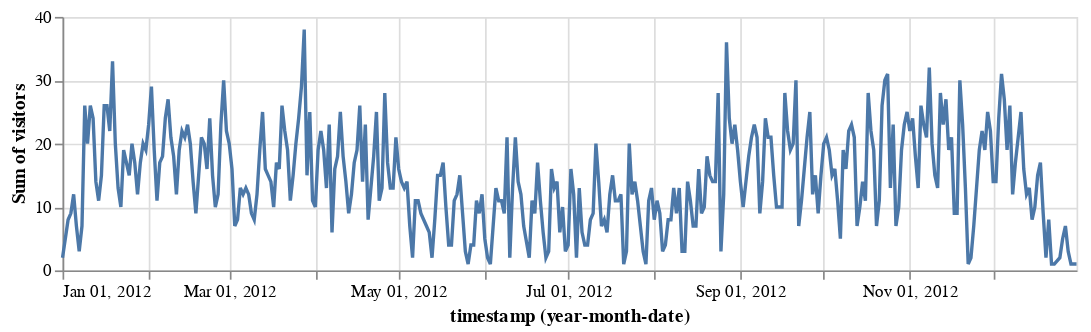

This figure's notebook cell:
### Markdown cell above
## Just Durham data using transform_filter()

- **You can see the school holidays more clearly in the Durham pageviews** as subtle drops in the number of visitors.
- **Just like in Tableau, you're defining what gets *through* the filter**
- *Note: **datum is just a way to reference the data elements in each row** instead of a whole column*
- *Note also, that if we have lots of data, these types of filtering operations are faster in Pandas than in Altair, so you can pre-filter your data before feeding it to Altair. VegaFusion makes this time difference less noticeable, but Pandas is still faster in my trials.*

### Code cell
alt.Chart(pageviews).mark_line().encode(
    x = 'yearmonthdate(timestamp):T',
    y = 'sum(visitors):Q',
    tooltip = 'yearmonthdate(timestamp):T'
).transform_filter(
    datum.city == 'Durham'
).properties(
    width=600,
    height=150
)

### Figure 1 — Vega specification as saved in the notebook (floating-point values rounded to 4 significant figures; data arrays with more than 128 entries replaced by an {"elided": "..."} marker saying what was removed)
{"$schema": "https://vega.github.io/schema/vega/v5.json", "data": [{"name": "source_0", "values": {"elided": "364 records"}, "transform": [{"type": "formula", "expr": "toDate(datum['yearmonthdate_timestamp'])", "as": "yearmonthdate_timestamp"}]}, {"name": "source_0_y_domain_sum_visitors", "values": [{"min": 1, "max": 38}]}], "marks": [{"type": "line", "name": "marks", "from": {"data": "source_0"}, "sort": {"field": "datum[\"yearmonthdate_timestamp\"]"}, "encode": {"update": {"stroke": {"value": "#4c78a8"}, "tooltip": {"signal": "timeFormat(datum[\"yearmonthdate_timestamp\"], timeUnitSpecifier([\"year\",\"month\",\"date\"], {\"year-month\":\"%b %Y \",\"year-month-date\":\"%b %d, %Y \"}))"}, "description": {"signal": "\"timestamp (year-month-date): \" + (timeFormat(datum[\"yearmonthdate_timestamp\"], timeUnitSpecifier([\"year\",\"month\",\"date\"], {\"year-month\":\"%b %Y \",\"year-month-date\":\"%b %d, %Y \"}))) + \"; Sum of visitors: \" + (format(datum[\"sum_visitors\"], \"\"))"}, "x": {"field": "yearmonthdate_timestamp", "scale": "x"}, "y": {"field": "sum_visitors", "scale": "y"}, "defined": {"signal": "isValid(datum[\"yearmonthdate_timestamp\"]) && isFinite(+datum[\"yearmonthdate_timestamp\"]) && isValid(datum[\"sum_visitors\"]) && isFinite(+datum[\"sum_visitors\"])"}}}, "style": ["line"]}], "scales": [{"name": "x", "type": "time", "domain": {"data": "source_0", "field": "yearmonthdate_timestamp"}, "range": [0, {"signal": "width"}]}, {"name": "y", "type": "linear", "domain": [{"signal": "(data(\"source_0_y_domain_sum_visitors\")[0] || {}).min"}, {"signal": "(data(\"source_0_y_domain_sum_visitors\")[0] || {}).max"}], "range": [{"signal": "height"}, 0], "nice": true, "zero": true}], "axes": [{"scale": "x", "orient": "bottom", "ticks": false, "gridScale": "y", "grid": true, "tickMinStep": {"signal": "datetime(2001, 0, 2, 0, 0, 0, 0) - datetime(2001, 0, 1, 0, 0, 0, 0)"}, "domain": false, "tickCount": {"signal": "ceil(width/40)"}, "aria": false, "maxExtent": 0, "minExtent": 0, "zindex": 0, "labels": false}, {"scale": "y", "gridScale": "x", "labels": false, "domain": false, "aria": false, "ticks": false, "grid": true, "maxExtent": 0, "minExtent": 0, "orient": "left", "tickCount": {"signal": "ceil(height/40)"}, "zindex": 0}, {"scale": "x", "grid": false, "labelFlush": true, "format": {"signal": "timeUnitSpecifier([\"year\",\"month\",\"date\"], {\"year-month\":\"%b %Y \",\"year-month-date\":\"%b %d, %Y \"})"}, "orient": "bottom", "title": "timestamp (year-month-date)", "tickCount": {"signal": "ceil(width/40)"}, "tickMinStep": {"signal": "datetime(2001, 0, 2, 0, 0, 0, 0) - datetime(2001, 0, 1, 0, 0, 0, 0)"}, "zindex": 0, "labelOverlap": true}, {"scale": "y", "grid": false, "title": "Sum of visitors", "labelOverlap": true, "zindex": 0, "orient": "left", "tickCount": {"signal": "ceil(height/40)"}}], "style": "cell", "padding": 5, "background": "white", "height": 150, "width": 600}
